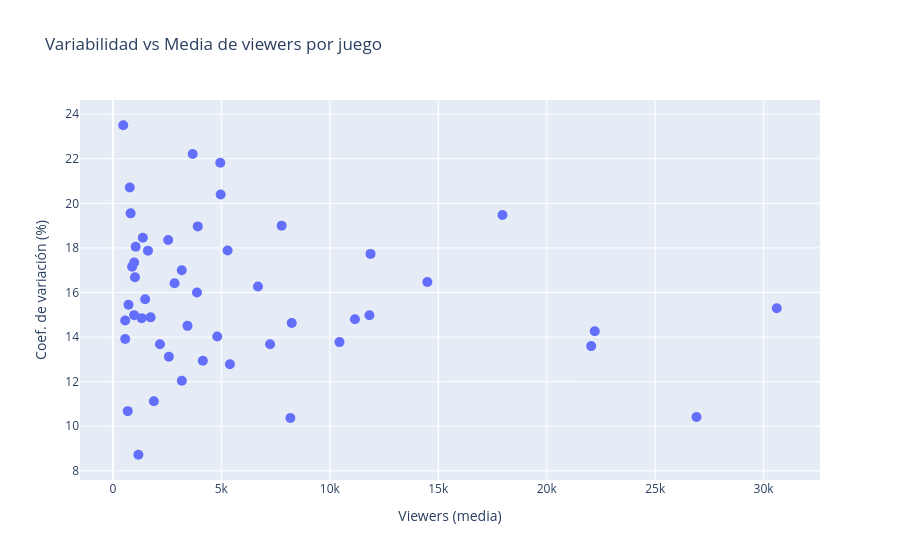

The notebook cell saved with this chart:
### Markdown cell above
## 6. Detección de outliers y picos

### Code cell
stats = df.groupby('nombre')['viewers'].agg(['mean', 'std', 'max', 'min']).reset_index()
stats.columns = ['nombre', 'media', 'desv_est', 'maximo', 'minimo']
stats['cv'] = stats['desv_est'] / stats['media'] * 100

stats_mayor_cv = stats.sort_values('cv', ascending=False).head(10)

print('Top 10 juegos con mayor variabilidad (coef. de variación):\n')
for i, (_, row) in enumerate(stats_mayor_cv.iterrows(), 1):
    print(f'{i:2d}. {row["nombre"]:30s} | CV: {row["cv"]:6.1f}% | Media: {row["media"]:>10,.0f} | Max: {row["maximo"]:>10,}')

fig = px.scatter(
    stats,
    x='media',
    y='cv',
    hover_name='nombre',
    title='Variabilidad vs Media de viewers por juego',
    labels={'media': 'Viewers (media)', 'cv': 'Coef. de variación (%)'},
)
fig.update_traces(marker=dict(size=10))
fig.show()

### Figure 1 — Plotly figure (JSON) as saved in the notebook; plotly's stock layout.template omitted (floating-point values rounded to 4 significant figures)
{"data": [{"hovertemplate": "<b>%{hovertext}</b><br><br>Viewers (media)=%{x}<br>Coef. de variación (%)=%{y}<extra></extra>", "hovertext": ["Among Us", "Apex Legends", "Astro Bot", "Baldur's Gate 3", "Black Myth: Wukong", "Call of Duty: MW III", "Content Warning", "Counter-Strike 2", "Cyberpunk 2077", "Dead by Daylight", "Deadlock", "Delta Force", "Diablo IV", "Dota 2", "Dragon Age: The Veilguard", "Elden Ring", "Escape from Tarkov", "FIFA 24", "Fall Guys", "Fortnite", "Frostpunk 2", "Genshin Impact", "Grand Theft Auto V", "Hades II", "Helldivers 2", "Hogwarts Legacy", "League of Legends", "Lethal Company", "Manor Lords", "Metaphor: ReFantazio", "Minecraft", "Overwatch 2", "PUBG: BATTLEGROUNDS", "Palworld", "Path of Exile", "Plucky Squire", "Red Dead Redemption 2", "Rocket League", "Rust", "Satisfactory", "Satisfactory 1.0", "Silent Hill 2 Remake", "Stardew Valley", "Starfield", "Terraria", "The Finals", "The Sims 4", "Valorant", "Warframe", "World of Warcraft"], "legendgroup": "", "marker": {"color": "#636efa", "size": 10, "symbol": "circle"}, "mode": "markers", "name": "", "orientation": "v", "showlegend": false, "type": "scatter", "x": [2171.0, 11880.0, 685.9, 3440.0, 1050.0, 10450.0, 1381.0, 14500.0, 4147.0, 7247.0, 566.6, 478.3, 3175.0, 11830.0, 885.6, 3178.0, 7780.0, 4952.0, 2551.0, 30600.0, 977.9, 5289.0, 22050.0, 980.4, 1017.0, 1890.0, 26900.0, 1489.0, 1178.0, 778.7, 17960.0, 11160.0, 8184.0, 6688.0, 2843.0, 720.9, 4810.0, 4968.0, 8246.0, 1326.0, 566.6, 818.1, 3680.0, 1740.0, 3912.0, 1618.0, 3877.0, 22220.0, 2582.0, 5396.0], "xaxis": "x", "y": [13.68, 17.73, 10.68, 14.5, 18.05, 13.77, 18.46, 16.47, 12.94, 13.68, 14.74, 23.5, 17.0, 14.98, 17.15, 12.04, 19.0, 21.82, 18.36, 15.3, 14.99, 17.88, 13.6, 17.35, 16.69, 11.12, 10.42, 15.7, 8.722, 20.71, 19.48, 14.8, 10.37, 16.27, 16.42, 15.45, 14.02, 20.39, 14.63, 14.85, 13.92, 19.55, 22.21, 14.88, 18.97, 17.88, 16.0, 14.26, 13.12, 12.78], "yaxis": "y"}], "layout": {"legend": {"tracegroupgap": 0}, "title": {"text": "Variabilidad vs Media de viewers por juego"}, "xaxis": {"anchor": "y", "domain": [0, 1], "title": {"text": "Viewers (media)"}}, "yaxis": {"anchor": "x", "domain": [0, 1], "title": {"text": "Coef. de variación (%)"}}}}
